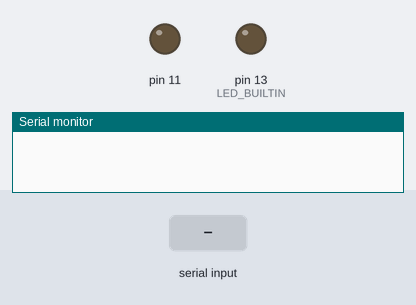
This sketch was run on a simulated Arduino Uno, built with avr-gcc and run on an emulated ATmega328P. On the bench: output pins drawn as LEDs (lit = HIGH), the last lines printed to the serial monitor. The inputs (shaded band) are chosen by the test bench.

Above: at 1.2 s.
1.3 s: "on\n" received over Serial
At 2.0 s:
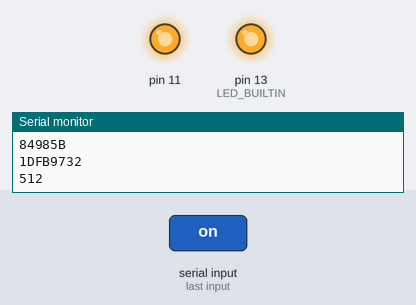
Timing chart, 0 to 4.3 s (numbered marks = the images above; inputs shaded):
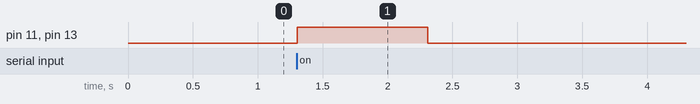

Measured:
- after the input at 1.3 s, pin 11, pin 13 (LED_BUILTIN): LOW → HIGH at once, → LOW 1.0 s later

The sketch:

AES_backup.ino
```cpp
String incomingByte ;
using namespace std;
typedef uint8_t byte; //uint32_t

void setup() {

  Serial.begin(9600);

  pinMode(LED_BUILTIN, OUTPUT);
  pinMode(11, OUTPUT);

}

  //Nr-The number of roud encrypted (AES-128 10 rounds, AES-192 12 rounds, AES-256 14 rounds)
  //Nk-The number of 32-bit words contained in the key (AES-128 4, AES-192 6, AES-256 8)
  const int Nr = 10;  //10,12,14
  const int Nk = 4;   //4,6,8


  byte S_Box[16][16] = {
    {0x63, 0x7C, 0x77, 0x7B, 0xF2, 0x6B, 0x6F, 0xC5, 0x30, 0x01, 0x67, 0x2B, 0xFE, 0xD7, 0xAB, 0x76},
    {0xCA, 0x82, 0xC9, 0x7D, 0xFA, 0x59, 0x47, 0xF0, 0xAD, 0xD4, 0xA2, 0xAF, 0x9C, 0xA4, 0x72, 0xC0},
    {0xB7, 0xFD, 0x93, 0x26, 0x36, 0x3F, 0xF7, 0xCC, 0x34, 0xA5, 0xE5, 0xF1, 0x71, 0xD8, 0x31, 0x15},
    {0x04, 0xC7, 0x23, 0xC3, 0x18, 0x96, 0x05, 0x9A, 0x07, 0x12, 0x80, 0xE2, 0xEB, 0x27, 0xB2, 0x75},
    {0x09, 0x83, 0x2C, 0x1A, 0x1B, 0x6E, 0x5A, 0xA0, 0x52, 0x3B, 0xD6, 0xB3, 0x29, 0xE3, 0x2F, 0x84},
    {0x53, 0xD1, 0x00, 0xED, 0x20, 0xFC, 0xB1, 0x5B, 0x6A, 0xCB, 0xBE, 0x39, 0x4A, 0x4C, 0x58, 0xCF},
    {0xD0, 0xEF, 0xAA, 0xFB, 0x43, 0x4D, 0x33, 0x85, 0x45, 0xF9, 0x02, 0x7F, 0x50, 0x3C, 0x9F, 0xA8},
    {0x51, 0xA3, 0x40, 0x8F, 0x92, 0x9D, 0x38, 0xF5, 0xBC, 0xB6, 0xDA, 0x21, 0x10, 0xFF, 0xF3, 0xD2},
    {0xCD, 0x0C, 0x13, 0xEC, 0x5F, 0x97, 0x44, 0x17, 0xC4, 0xA7, 0x7E, 0x3D, 0x64, 0x5D, 0x19, 0x73},
    {0x60, 0x81, 0x4F, 0xDC, 0x22, 0x2A, 0x90, 0x88, 0x46, 0xEE, 0xB8, 0x14, 0xDE, 0x5E, 0x0B, 0xDB},
    {0xE0, 0x32, 0x3A, 0x0A, 0x49, 0x06, 0x24, 0x5C, 0xC2, 0xD3, 0xAC, 0x62, 0x91, 0x95, 0xE4, 0x79},
    {0xE7, 0xC8, 0x37, 0x6D, 0x8D, 0xD5, 0x4E, 0xA9, 0x6C, 0x56, 0xF4, 0xEA, 0x65, 0x7A, 0xAE, 0x08},
    {0xBA, 0x78, 0x25, 0x2E, 0x1C, 0xA6, 0xB4, 0xC6, 0xE8, 0xDD, 0x74, 0x1F, 0x4B, 0xBD, 0x8B, 0x8A},
    {0x70, 0x3E, 0xB5, 0x66, 0x48, 0x03, 0xF6, 0x0E, 0x61, 0x35, 0x57, 0xB9, 0x86, 0xC1, 0x1D, 0x9E},
    {0xE1, 0xF8, 0x98, 0x11, 0x69, 0xD9, 0x8E, 0x94, 0x9B, 0x1E, 0x87, 0xE9, 0xCE, 0x55, 0x28, 0xDF},
    {0x8C, 0xA1, 0x89, 0x0D, 0xBF, 0xE6, 0x42, 0x68, 0x41, 0x99, 0x2D, 0x0F, 0xB0, 0x54, 0xBB, 0x16}
  };


  //Round constant, used in key expansion. (AES-128 takes 10 rounds)
  uint32_t Rcon[10] = {0x01000000, 0x02000000, 0x04000000, 0x08000000, 0x10000000,
                   0x20000000, 0x40000000, 0x80000000, 0x1b000000, 0x36000000};


/**********************************************************************/
/*                                                                    */
/*                     AES Algorithmic Implementation                 */
/*                                                                    */
/**********************************************************************/

/*****************************************Encryption Process *********************************************/
//Performing the encryption of the plaintext block using 4 different trnasformation in the initial round,
//the 9 main rounds and the final round
/*********************************************************************************************************/
/**
 *  1. SubBytes - The first(upper) 4 bits are row numbers, the last(lower) 4 bits are column numbers
 */
  void SubBytes(byte mtx[4*4])
  {
    for(int i=0; i<16; ++i)
    {
        int row = (mtx[i] >> 4) & ((1 << 4) - 1);
        int col = (mtx[i] >> 0) & ((1 << 4)-1);
        mtx[i] = S_Box[row][col];
    }
  }

/**
 *  2. ShiftRows - Byte Cyclic Shift
 */
void ShiftRows(byte mtx[4*4])
{
    //The second line circle moves one bit to the left
    byte temp = mtx[4];
    for(int i=0; i<3; ++i)
        mtx[i+4] = mtx[i+5];
    mtx[7] = temp;
    //The third line circle moves two places to the left
    for(int i=0; i<2; ++i)
    {
        temp = mtx[i+8];
        mtx[i+8] = mtx[i+10];
        mtx[i+10] = temp;
    }
    //The fourth line moves three left circles
    temp = mtx[15];
    for(int i=3; i>0; --i)
        mtx[i+12] = mtx[i+11];
    mtx[12] = temp;
}

/**
 *  Multiplication over Finite Fields GF(2^8)
 */
byte GFMul(byte a, byte b) {
    byte p = 0;
    byte hi_bit_set;
    for (int counter = 0; counter < 8; counter++) {
        if ((b & byte(1)) != 0) {
            p ^= a;
        }
        hi_bit_set = (byte) (a & byte(0x80));
        a <<= 1;
        if (hi_bit_set != 0) {
            a ^= 0x1b; /* x^8 + x^4 + x^3 + x + 1 */
        }
        b >>= 1;
    }
    return p;
}

/**
 *  3. MixColumns - Column transformation
 */
void MixColumns(byte mtx[4*4])
{
    byte arr[4];
    for(int i=0; i<4; ++i)
    {
        for(int j=0; j<4; ++j)
            arr[j] = mtx[i+j*4];

        mtx[i] = GFMul(0x02, arr[0]) ^ GFMul(0x03, arr[1]) ^ arr[2] ^ arr[3];
        mtx[i+4] = arr[0] ^ GFMul(0x02, arr[1]) ^ GFMul(0x03, arr[2]) ^ arr[3];
        mtx[i+8] = arr[0] ^ arr[1] ^ GFMul(0x02, arr[2]) ^ GFMul(0x03, arr[3]);
        mtx[i+12] = GFMul(0x03, arr[0]) ^ arr[1] ^ arr[2] ^ GFMul(0x02, arr[3]);
    }
}

/**
 *  4.AddRoundKey - XOR each column with the extended key
 */
void AddRoundKey(byte mtx[4*4], uint32_t k[4])
{
    for(int i=0; i<4; ++i)
    {
        uint32_t k1 = k[i] >> 24;
        uint32_t k2 = (k[i] << 8) >> 24;
        uint32_t k3 = (k[i] << 16) >> 24;
        uint32_t k4 = (k[i] << 24) >> 24;

        mtx[i] = mtx[i] ^ byte(k1);
        mtx[i+4] = mtx[i+4] ^ byte(k2);
        mtx[i+8] = mtx[i+8] ^ byte(k3);
        mtx[i+12] = mtx[i+12] ^ byte(k4);


    }
}


/******************************Following is the key extension section ***************************************************************/
/**
 * Convert four bytes to one word.
 */
uint32_t Word(byte& k1, byte& k2, byte& k3, byte& k4)
{
    uint32_t result(0x00000000);
    uint32_t temp;
    temp = k1;  // K1
    temp <<= 24;
    result |= temp;
    temp = k2;  // K2
    temp <<= 16;
    result |= temp;
    temp = k3;  // K3
    temp <<= 8;
    result |= temp;
    temp = k4;  // K4
    result |= temp;
    return result;
}

/**
 *  Cyclic left shift by byte
 *  That is to say, [a0, a1, a2, a3] becomes [a1, a2, a3, a0]
 */
uint32_t RotWord(uint32_t& rw)
{
    uint32_t high = rw << 8;
    uint32_t low = rw >> 24;
    return high | low;
}

/**
 *  S-box transformation for each byte in input word
 */
uint32_t SubWord(uint32_t sw)
{
    uint32_t result(0x00000000);
    uint32_t temp;
    int col1 = sw & 0xF;
    int row1 = (sw >> 4) & 0xF;
    int col2 = (sw >> 8) & 0xF;
    int row2 = (sw >> 12) & 0xF;
    int col3 = (sw >> 16) & 0xF;
    int row3 = (sw >> 20) & 0xF;
    int col4 = (sw >> 24) & 0xF;
    int row4 = (sw >> 28) & 0xF;
    byte val1 = S_Box[row1][col1];
    byte val2 = S_Box[row2][col2];
    byte val3 = S_Box[row3][col3];
    byte val4 = S_Box[row4][col4];

    temp = val4;  // val4
    temp <<= 24;
    result |= temp;
    temp = val3;  // val3
    temp <<= 16;
    result |= temp;
    temp = val2;  // val2
    temp <<= 8;
    result |= temp;
    temp = val1;  // val1
    result |= temp;
    return result;

}


/**
 *  Key Extension Function - Extended 128-bit key to w[4*(Nr+1)]
 */

//void KeyExpansion(byte key[4*Nk], word w[4*(Nr+1)])
void KeyExpansion(byte key[4*4], uint32_t w[4*(10+1)]) // Change Nk / Nr for AES-256
//  Nr = 10,12,14
//  Nk = 4,6,8
{
    uint32_t temp;
    int i = 0;
    //The first four of w [] are input key s
    while(i < Nk)
    {
        w[i] = Word(key[4*i], key[4*i+1], key[4*i+2], key[4*i+3]);
        ++i;
    }

    i = Nk;

    while(i < 4*(Nr+1))
    {
        temp = w[i-1]; //Record the previous word
        if(i % Nk == 0)
            w[i] = w[i-Nk] ^ SubWord(RotWord(temp)) ^ Rcon[i/Nk-1];
        else
            w[i] = w[i-Nk] ^ temp;
        ++i;
    }
}

/******************************Here are the encryption functions ********************************************************************/
/**
 *  encryption
 */
//void encrypt(byte in[4*4], word w[4*(Nr+1)])
void encrypt(byte in[4*4], uint32_t w[4*(10+1)])  // Change Nr for AES-256
//  Nr = 10,12,14
//  Nk = 4,6,8
{
    uint32_t key[4];
    for(int i=0; i<4; ++i)
        key[i] = w[i];
    AddRoundKey(in, key);

    for(int round=1; round<Nr; ++round)
    {
        SubBytes(in);
        ShiftRows(in);
        MixColumns(in);
        for(int i=0; i<4; ++i)
            key[i] = w[4*round+i];
        AddRoundKey(in, key);
    }

    SubBytes(in);
    ShiftRows(in);
    for(int i=0; i<4; ++i)
        key[i] = w[4*Nr+i];
    AddRoundKey(in, key);
}


/**********************************************************************/
/*                                                                    */
/*                              Testing*/
/*                                                                    */
/**********************************************************************/
    byte key[16] = {0x2b, 0x7e, 0x15, 0x16,
                    0x28, 0xae, 0xd2, 0xa6,
                    0xab, 0xf7, 0x15, 0x88,
                    0x09, 0xcf, 0x4f, 0x3c};  //AES-128

    // byte key[32] = {0x52, 0x66, 0x55, 0x6a,
    //                 0x58, 0x6e, 0x32, 0x72,
    //                 0x35, 0x75, 0x37, 0x78,
    //                 0x21, 0x41, 0x25, 0x44,
    //                 0x2a, 0x47, 0x2d, 0x4b,
    //                 0x61, 0x50, 0x64, 0x53,
    //                 0x67, 0x56, 0x6b, 0x59,
    //                 0x70, 0x33, 0x73, 0x36}; //AES-256

    byte plain[16] = {0x32, 0x88, 0x31, 0xe0,
                    0x43, 0x5a, 0x31, 0x37,
                    0xf6, 0x30, 0x98, 0x07,
                    0xa8, 0x8d, 0xa2, 0x34};


// void loop() {           // without triggering via pySerial, encrytpion only

//     uint32_t w[4*(Nr+1)];
//     KeyExpansion(key, w);

//     //Encryption, output ciphertext
//     encrypt(plain, w);

//     Serial.print("Encrypted ciphertext:\n");
//     for(int i=0; i<16; ++i){
//         Serial.print(plain[i],HEX);
//         if((i+1)%4 == 0)
//             Serial.print("\n");
//     }
//     Serial.print("\n");
// }


void loop() {           // triggering via pySerial

  if (Serial.available() > 0) {
  incomingByte = Serial.readStringUntil('\n');

    if (incomingByte == "on") {
      digitalWrite(LED_BUILTIN, HIGH);            // Encryption starts on LED
      digitalWrite(11, HIGH);                     // Encryption starts pin11 HIGH

      uint32_t w[4*(Nr+1)];
      KeyExpansion(key, w);                       // Key expansion

      encrypt(plain, w);                          // Perform Encryption
      Serial.print("Encrypted ciphertext:\n");    // Print ciphertext
      for(int i=0; i<16; ++i){                    // Print ciphertext
          Serial.print(plain[i],HEX);             // Print ciphertext
          if((i+1)%4 == 0)                        // Print ciphertext
              Serial.print("\n");                 // Print ciphertext
      }                                           // Print ciphertext
      Serial.print("\n");                         // Print ciphertext

      Serial.println(analogRead(A0));             // Write to dataFile.txt
      delay(1000);
      digitalWrite(LED_BUILTIN, LOW);             // Encryption ends off LED
      digitalWrite(11, LOW);                      // Encryption ends pin11 LOW
    }

    if (incomingByte == "off") {
      digitalWrite(LED_BUILTIN, LOW);
      digitalWrite(11, LOW);
    }

    else{
     // do nothing
     digitalWrite(LED_BUILTIN, LOW);
    //  Serial.write("\ninvalid input\n");


    }
  }
}
```
